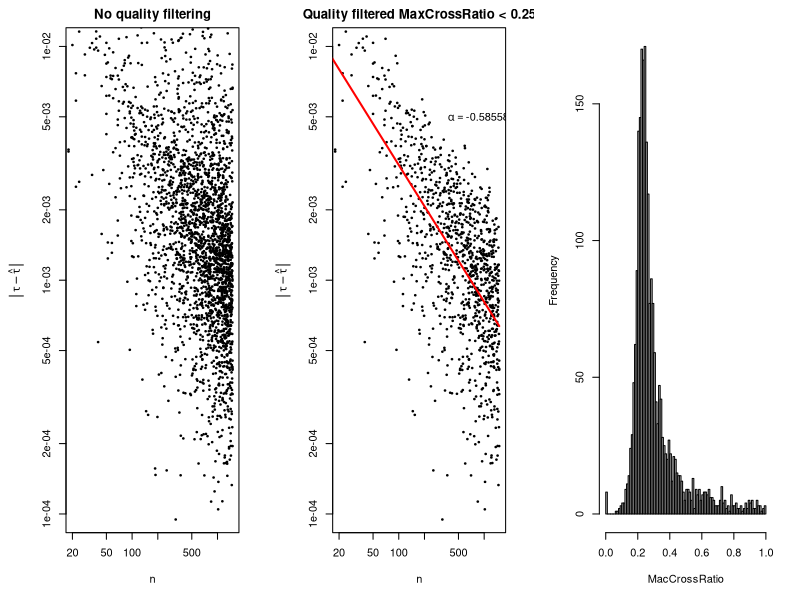

Here is the R script that generated this plot:
d = read.table("quality_rand_points01.dat")
pdf('quality_rand_points01_maxcrossratio.pdf', width=12.0, height=3)
par(mfrow=c(1,3), mar=c(5.1, 5.0, 2.1, 2.1))
with(d, 
	plot(V2, V3, 
		log='xy', 
		xlim=c(20,1500), 
		ylim=c(1e-4,1e-2), 
		xlab=expression(n), 
		ylab=expression(group("|",tau-hat(tau),"|")),
		main='No quality filtering',
		pch=20, cex=0.5
	)
)
df = d[d$V10 < 0.25,]
with(df, 
	plot(V2, V3, 
		log='xy', 
		xlim=c(20,1500), 
		ylim=c(1e-4,1e-2), 
		xlab=expression(n), 
		ylab=expression(group("|",tau-hat(tau),"|")),
		main='Quality filtered MaxCrossRatio < 0.25',
		pch=20, cex=0.5
	)
)
df2 = df[df$V2 > 10,]
df2 = df2[order(df2$V2),]
lm <- lm(log(df2$V3) ~ log(df2$V2))
lines(df2$V2, exp(predict(lm)), type='l', col="red", lwd=2.0)
alpha=coefficients(lm)[2]
text(1000, 5e-3, labels=bquote(alpha == .(alpha)))

with(d[d$V10 < 1.0,], hist(V10, breaks=80, main='', xlab='MacCrossRatio'))
dev.off()
